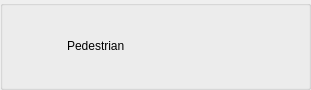
<?xml version="1.0" encoding="UTF-8"?>
<ui version="4.0">
 <class>BoxPedestrian</class>
 <widget class="QGroupBox" name="BoxPedestrian">
  <property name="geometry">
   <rect>
    <x>0</x>
    <y>0</y>
    <width>311</width>
    <height>90</height>
   </rect>
  </property>
  <property name="windowTitle">
   <string>GroupBox</string>
  </property>
  <layout class="QVBoxLayout" name="verticalLayout">
   <item>
    <layout class="QHBoxLayout" name="pedestrian_layout">
     <item>
      <widget class="QLabel" name="label_26">
       <property name="maximumSize">
        <size>
         <width>60</width>
         <height>60</height>
        </size>
       </property>
       <property name="text">
        <string/>
       </property>
       <property name="pixmap">
        <pixmap resource="../../Assets/Resources/icons.qrc">:/pedestrian_icon/pedestrian_icon.png</pixmap>
       </property>
       <property name="scaledContents">
        <bool>true</bool>
       </property>
      </widget>
     </item>
     <item>
      <spacer name="horizontalSpacer">
       <property name="orientation">
        <enum>Qt::Horizontal</enum>
       </property>
       <property name="sizeType">
        <enum>QSizePolicy::Fixed</enum>
       </property>
       <property name="sizeHint" stdset="0">
        <size>
         <width>40</width>
         <height>20</height>
        </size>
       </property>
      </spacer>
     </item>
     <item>
      <widget class="QLabel" name="label_21">
       <property name="text">
        <string>&lt;html&gt;&lt;head/&gt;&lt;body&gt;&lt;p&gt;Pedestrian&lt;/p&gt;&lt;/body&gt;&lt;/html&gt;</string>
       </property>
      </widget>
     </item>
     <item>
      <spacer name="horizontalSpacer_2">
       <property name="orientation">
        <enum>Qt::Horizontal</enum>
       </property>
       <property name="sizeHint" stdset="0">
        <size>
         <width>40</width>
         <height>20</height>
        </size>
       </property>
      </spacer>
     </item>
    </layout>
   </item>
  </layout>
 </widget>
 <resources>
  <include location="../../Assets/Resources/icons.qrc"/>
  <include location="../../../../../../Assets/Resources/icons.qrc"/>
 </resources>
 <connections/>
</ui>
